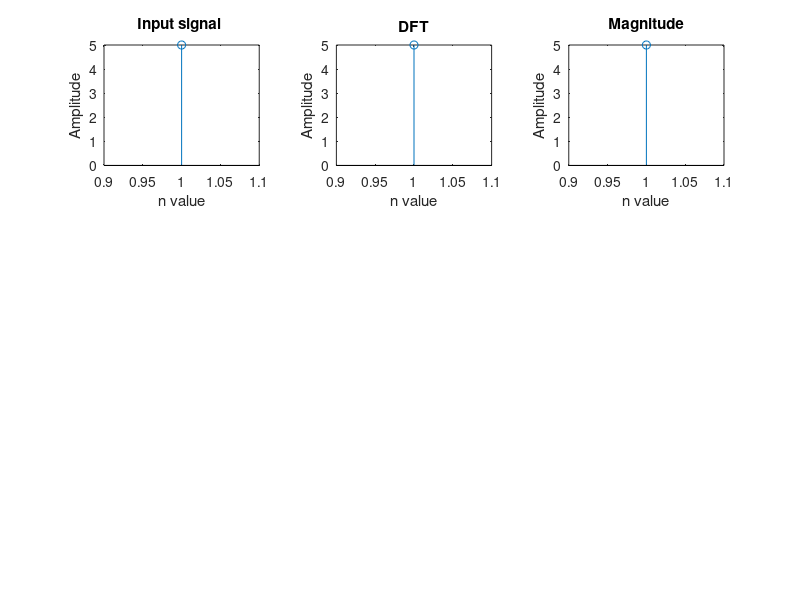

Reproduce this figure in MATLAB. (Note: this script raises an error after producing the figure.)
clc;
clear all;
close all;

x=input('Enter a sequence :');
N=length(x);
disp('length:'); 
disp(N);
subplot(3,3,1);
stem(x);
xlabel('n value');
ylabel('Amplitude');
title('Input signal ');
y =zeros(1,N);
for k=0:N-1
    for n=0:N-1
        y(k+1)=y(k+1)+x(n+1)*exp((-2*pi*i*n*k)/N);
    end
end
disp('Y=');
disp(y);
subplot(3,3,2);
stem(y);
xlabel('n value');
ylabel('Amplitude');
title('DFT');
mag=abs(y);
subplot(3,3,3);
stem(mag);
xlabel('n value');
ylabel('Amplitude');
title('Magnitude');

z=phase(y);
subplot(3,3,4);
stem(z);
xlabel('n value');
ylabel('Amplitude');
title('Phase');

N=length(y);
m=zeros(1,N);
for n=0:N-1
    for k=0:N-1
        m(n+1)=m(n+1)+(1/N * y(k+1)* exp((2*pi*i*n*k)/N));
    end
end
disp('m=');
disp(m);
subplot(3,3,5);
stem(m);
xlabel('n value');
ylabel('Amplitude');
title('IDFT');


